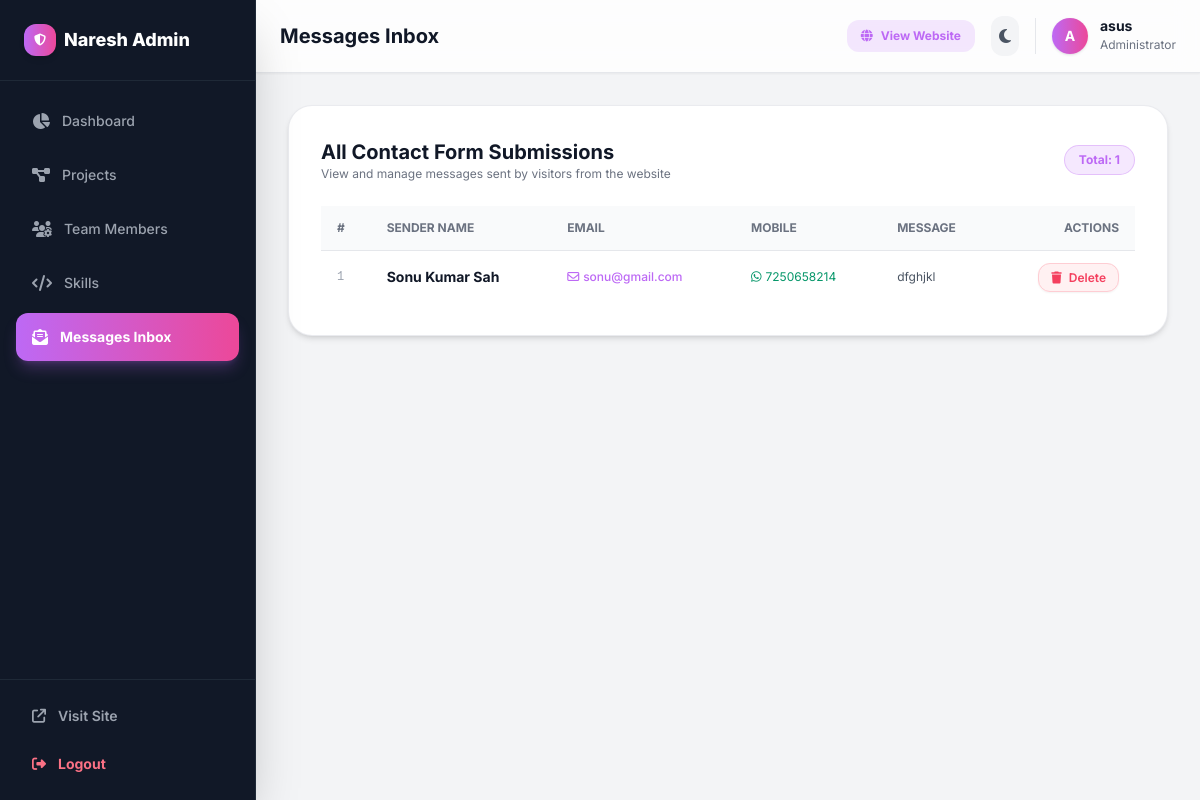
/dashboard-x7k/contacts/ (signed in), run on an earlier commit of the app's database.
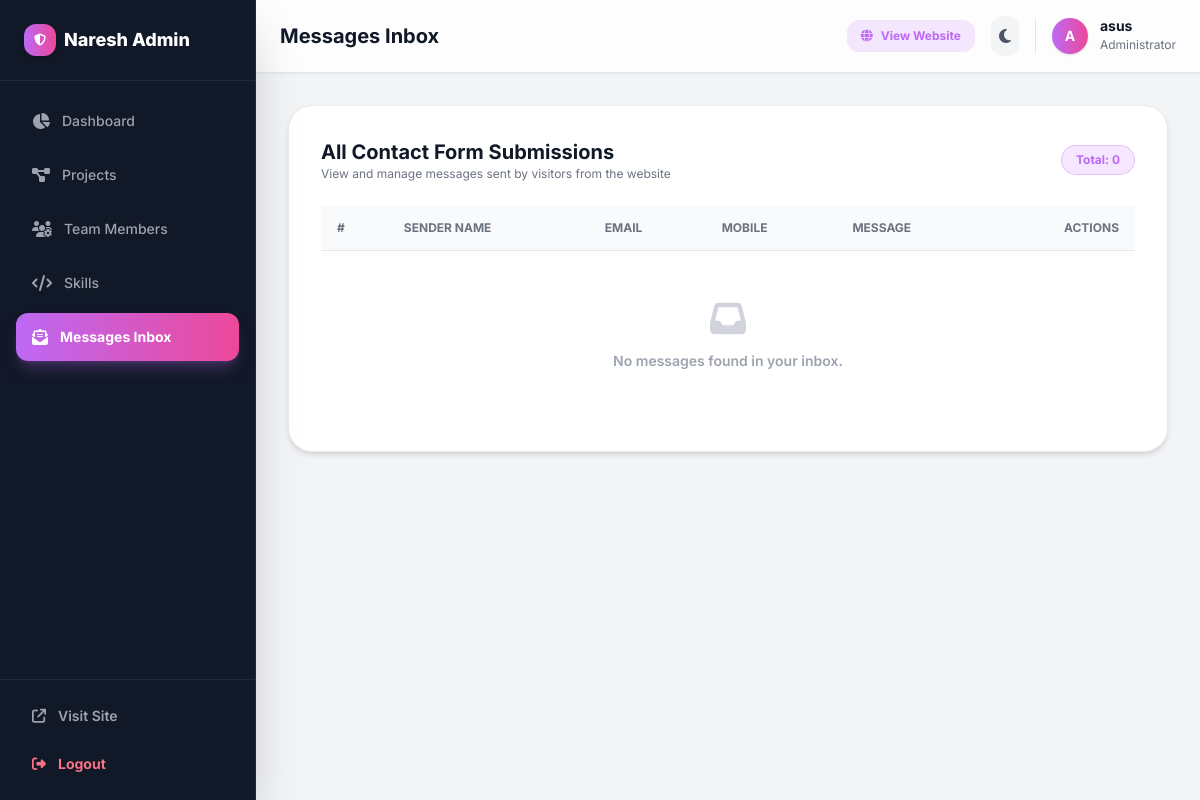
And on a later commit of the database.
### portfolio/models.py (models this page shows, shortened)
class Contact(models.Model):
    name = models.CharField(max_length=100)
    email = models.EmailField()
    contact = models.CharField(max_length=15)
    message = models.TextField()

### portfolio/views.py (the view)
# urls.py: path('dashboard-x7k/contacts/', adminContacts, name='admin-contacts'),
@staff_required
def adminContacts(req):
    contacts = Contact.objects.all().order_by('-id')
    return render(req, 'admin/contacts.html', {'contacts': contacts})

### templates/admin/contacts.html (shortened to what the changed rows need)
{% extends 'admin/adminbase.html' %}
{% block page_title %}Messages Inbox{% endblock %}
{% block content %}
<div class="space-y-6">
    <div class="bg-white dark:bg-gray-900 rounded-3xl border border-gray-200/80 dark:border-gray-800 shadow-md p-6 sm:p-8">
        <div class="flex items-center justify-between mb-6">
            <div>
                <h2 class="text-xl font-bold text-gray-900 dark:text-white">All Contact Form Submissions</h2>
                <p class="text-xs text-gray-500 dark:text-gray-400">View and manage messages sent by visitors from the website</p>
            </div>
            <span class="bg-[#bd69f5]/15 text-[#bd69f5] font-bold text-xs px-3.5 py-1.5 rounded-full border border-[#bd69f5]/30">
                Total: {{ contacts|length }}
            </span>
        </div>
        <div class="overflow-x-auto">
            <table class="w-full text-left text-sm text-gray-600 dark:text-gray-300">
                <thead class="bg-gray-50 dark:bg-gray-800/60 text-xs uppercase text-gray-500 dark:text-gray-400 font-semibold border-b border-gray-200 dark:border-gray-800">
                    <tr>
                        <th class="py-3.5 px-4">#</th>
                        <th class="py-3.5 px-4">Sender Name</th>
                        <th class="py-3.5 px-4">Email</th>
                        <th class="py-3.5 px-4">Mobile</th>
                        <th class="py-3.5 px-4">Message</th>
                        <th class="py-3.5 px-4 text-right">Actions</th>
                    </tr>
                </thead>
                <tbody class="divide-y divide-gray-100 dark:divide-gray-800">
                    {% for c in contacts %}
                    <tr class="hover:bg-gray-50 dark:hover:bg-gray-800/40 transition">
                        <td class="py-4 px-4 font-mono text-xs text-gray-400">{{ forloop.counter }}</td>
                        <td class="py-4 px-4 font-bold text-gray-900 dark:text-white whitespace-nowrap">{{ c.name }}</td>
                        <td class="py-4 px-4 text-xs font-medium text-[#bd69f5] whitespace-nowrap">
                            <a href="mailto:{{ c.email }}" class="hover:underline flex items-center gap-1">
                                <i class="fa-regular fa-envelope"></i> {{ c.email }}
                            </a>
                        </td>
                        <td class="py-4 px-4 text-xs text-gray-500 dark:text-gray-400 whitespace-nowrap">
                            {% if c.contact %}
                            <a href="https://wa.me/{{ c.contact }}" target="_blank" class="hover:underline flex items-center gap-1 text-emerald-600 dark:text-emerald-400">
                                <i class="fa-brands fa-whatsapp"></i> {{ c.contact }}
                            </a>
                            {% else %}
                            <span class="text-gray-400">-</span>
                            {% endif %}
                        </td>
                        <td class="py-4 px-4 text-xs max-w-sm leading-relaxed whitespace-pre-line">{{ c.message }}</td>
                        <td class="py-4 px-4 text-right whitespace-nowrap">
                            <a href="{% url 'contact-delete' c.id %}"
                               onclick="return confirm('Are you sure you want to delete this message from {{ c.name|escapejs }}?');"
                               class="text-rose-500 hover:text-rose-700 bg-rose-50 dark:bg-rose-950/40 px-3 py-1.5 rounded-xl text-xs font-semibold border border-rose-200 dark:border-rose-800/60 transition shadow-sm">
                                <i class="fa-solid fa-trash mr-1"></i> Delete
                            </a>
                        </td>
                    </tr>
                    {% empty %}
                    <tr>
                        <td colspan="6" class="py-12 text-center text-gray-400 text-sm">
                            <i class="fa-solid fa-inbox text-4xl mb-3 text-gray-300 dark:text-gray-700"></i>
                            <p class="font-semibold">No messages found in your inbox.</p>
                        </td>
                    </tr>
                    {% endfor %}
                </tbody>
            </table>
        </div>
    </div>
</div>
{% endblock %}

What changed in the data, as far as the page shows it:
removed Contact: name "Sonu Kumar Sah", email "sonu@gmail.com", contact "7250658214", message "dfghjkl"
Also different on the page:
{{ contacts|length }}: "1" → "0"
text now shown: "No messages found in your inbox."
